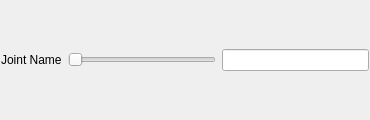
<?xml version="1.0" encoding="UTF-8"?>
<ui version="4.0">
 <class>Form</class>
 <widget class="QWidget" name="Form">
  <property name="geometry">
   <rect>
    <x>0</x>
    <y>0</y>
    <width>370</width>
    <height>120</height>
   </rect>
  </property>
  <property name="windowTitle">
   <string>Form</string>
  </property>
  <layout class="QHBoxLayout" name="horizontalLayout_2">
   <property name="spacing">
    <number>6</number>
   </property>
   <property name="leftMargin">
    <number>1</number>
   </property>
   <property name="topMargin">
    <number>1</number>
   </property>
   <property name="rightMargin">
    <number>1</number>
   </property>
   <property name="bottomMargin">
    <number>1</number>
   </property>
   <item>
    <widget class="QLabel" name="label">
     <property name="text">
      <string>Joint Name</string>
     </property>
    </widget>
   </item>
   <item>
    <widget class="QSlider" name="slider">
     <property name="minimumSize">
      <size>
       <width>100</width>
       <height>0</height>
      </size>
     </property>
     <property name="tracking">
      <bool>false</bool>
     </property>
     <property name="orientation">
      <enum>Qt::Horizontal</enum>
     </property>
    </widget>
   </item>
   <item>
    <widget class="QLineEdit" name="value_edit">
     <property name="inputMethodHints">
      <set>Qt::ImhNone</set>
     </property>
    </widget>
   </item>
  </layout>
 </widget>
 <resources/>
 <connections/>
</ui>
